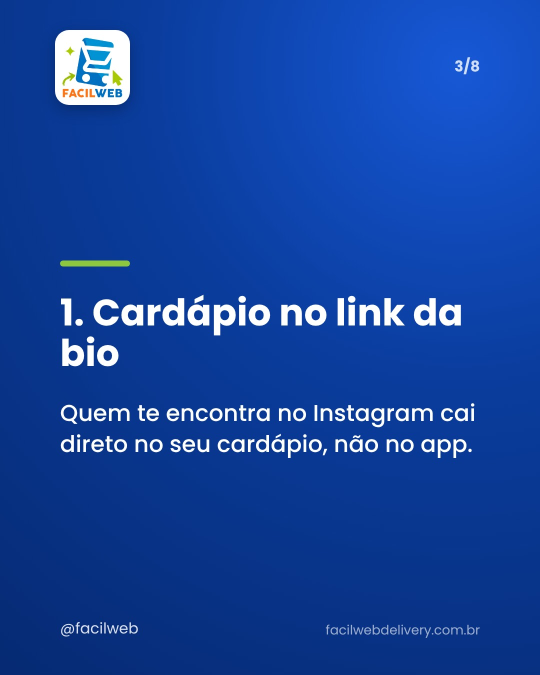
#> input picture 2026-10-29/carrossel-slide-03.jpg, 1080 x 1350 px, given in place of fundo2.png, which was not available (shown at 1/2 size)
$ python render.py ../../2026-10-29/carrossel-slide-03.jpg ../../2026-10-29/carrossel-slide-04.jpg ../../2026-10-29/carrossel-slide-04.jpg ../../2026-10-29/carrossel-slide-04.jpg ../../2026-10-29/carrossel-slide-04.jpg
#> lines starting #> are read from the running program, lines starting #| are printed output that depends on the picture; after the words box and inside, x2 and y2 are one past the last pixel; in counts of white or black regions, pixels touching at a corner belong together; pictures that were not available may be replaced by others from this repository, and a replacement may not be noted
### sistema/video-pos/edicao.py
"""Mapa da edição (compartilhado pelas duas opções): trechos do vídeo original e velocidades, saída 24 fps."""
FPS_SRC = 29.916666
FPS = 24
TEASER = (44.3, 46.1, 1.0)
SEGS = [  # (início, fim, velocidade, passo)
    (0.5, 7.5, 3.0, 1), (7.5, 19.0, 4.0, 2), (19.0, 30.0, 3.0, 3),
    (30.0, 40.0, 2.5, 4), (40.0, 44.3, 2.5, 5), (44.3, 46.1, 1.0, 5)]
FREEZE_TEASER, OUTRO = 0.4, 3.4

def frames_fonte():
    """Lista de índices de frame do original para cada frame de saída (teaser + principal)."""
    out = []
    def trecho(a, b, v):
        n = int(round((b - a) / v * FPS))
        return [min(int(round((a + k * v / FPS) * FPS_SRC)), 1379) for k in range(n)]
    t = trecho(*TEASER); out += t + [t[-1]] * int(FREEZE_TEASER * FPS)
    for a, b, v, _ in SEGS: out += trecho(a, b, v)
    return out

# [2 lines that do not run on import are left out]

### sistema/video-pos/render.py
"""Compositor quadro a quadro das duas opções do vídeo POS @facilweb (1080x1920, 24 fps).

Uso: python3 render.py 1|2 reels|stories saida.mp4 [--preview t1,t2,...]
"""
import math, os, subprocess, sys
import cv2, numpy as np
sys.path.insert(0, os.path.dirname(__file__))
from edicao import FPS, SEGS, TEASER, FREEZE_TEASER, OUTRO, frames_fonte

D = "/home/claude/video-pos"
C2 = f"{D}/camadas2"
W, H = 1080, 1920

# ---------------- utilidades ----------------
_cache = {}
# [21 lines left out: functions png, colar, not called in this run]

def ease_out(x): x = min(max(x, 0), 1); return 1 - (1 - x) ** 3
def ease_back(x, s=1.7):
    x = min(max(x, 0), 1); x -= 1; return x * x * ((s + 1) * x + s) + 1
def janela(t, a, d=0.25):  # 0..1 de entrada
    return min(max((t - a) / d, 0), 1)

def lut_grade():
    x = np.arange(256) / 255.0
    y = x + 0.20 * x * (1 - x) ** 3 * 4             # levanta sombras
    s = 0.5 - 0.5 * np.cos(np.pi * y); y = 0.7 * y + 0.3 * s  # contraste nos meios-tons
    return np.clip(y * 255, 0, 255).astype(np.uint8)
LUT = lut_grade()

_fr = {}
def quadro_sr(idx):
    """Frame da super-resolução (1440x2560) com correção de cor e sombras."""
    if idx not in _fr:
        if len(_fr) > 6: _fr.pop(next(iter(_fr)))
        p = f"{D}/sr/{idx:05d}.jpg"
        im = cv2.imread(p)
        if im is None:  # fallback (só para prévia): original ampliado
            cap = cv2.VideoCapture(f"{D}/in/original.mp4"); cap.set(cv2.CAP_PROP_POS_FRAMES, idx); _, im = cap.read()
            im = cv2.resize(im, (1440, 2560), interpolation=cv2.INTER_LANCZOS4)
        lab = cv2.cvtColor(im, cv2.COLOR_BGR2LAB)
        lab[:, :, 0] = cv2.LUT(lab[:, :, 0], LUT)
        im = cv2.cvtColor(lab, cv2.COLOR_LAB2BGR)
        hsv = cv2.cvtColor(im, cv2.COLOR_BGR2HSV).astype(np.float32)
        hsv[:, :, 1] = np.clip(hsv[:, :, 1] * 1.12, 0, 255)
        _fr[idx] = cv2.cvtColor(hsv.astype(np.uint8), cv2.COLOR_HSV2BGR)
    return _fr[idx]

# [6 lines left out: function zoom_crop, not called in this run]

def gradiente(h, de, ate, cor=(85, 29, 4)):
    a = np.linspace(de, ate, h)[:, None, None]
    return np.dstack([np.broadcast_to(np.array(cor, np.uint8), (h, W, 3)), np.broadcast_to((a * 255).astype(np.uint8), (h, W, 1))]).copy()

# ---------------- tempos ----------------
FONTE = frames_fonte()
N_PRINC = len(FONTE)
T0 = (int(round((TEASER[1] - TEASER[0]) * FPS)) + int(FREEZE_TEASER * FPS)) / FPS
def janelas_passos():
    js, t = [], T0
    for a, b, v, p in SEGS:
        d = int(round((b - a) / v * FPS)) / FPS
        if js and js[-1][0] == p: js[-1][2] = t + d
        else: js.append([p, t, t + d])
        t += d
    return js, t
PASSOS, TFIM = janelas_passos()
TOTAL = TFIM + OUTRO
N = int(round(TOTAL * FPS))

def snap(t, b):  # alinha ao tempo da música
    return round(t / b) * b

def idx_em(t):
    k = min(int(t * FPS), N_PRINC - 1)
    return FONTE[k]

# ---------------- opção 1: tela cheia + tipografia cinética ----------------
class Op1:
    BATIDA = 60 / 124
    # [70 lines left out: functions __init__, passo_em, quadro, not called in this run]

# ---------------- opção 2: vitrine com lupa e moedas 3D ----------------
class Op2:
    BATIDA = 60 / 100
    CW, CH, R = 760, 1351, 48
    LUPAS = [  # (passo, quando dentro do passo (0..1), tempo fonte, recorte x0,y0,x1,y1 no frame 1440x2560)
        (3, 0.40, 24.0, (330, 670, 1080, 1110), 1),
        (4, 0.45, 36.0, (160, 700, 830, 1340), 2),
        (5, 0.15, 45.0, (0, 330, 820, 900), 3)]
    def __init__(self, cta):
        self.cta = cta
        self.fundo = cv2.imread(f"{C2}/fundo2.png")[:H, :W]
#> self.fundo is the input picture: shape (1350, 1080, 3); mean B, G, R 158.8, 68.5, 21.4
        m = np.zeros((self.CH, self.CW), np.uint8)
        cv2.rectangle(m, (self.R, 0), (self.CW - self.R, self.CH), 255, -1); cv2.rectangle(m, (0, self.R), (self.CW, self.CH - self.R), 255, -1)
#> after `cv2.rectangle(m, (self.R, 0), (self.CW - self.R, self.CH), 255, -1)`:
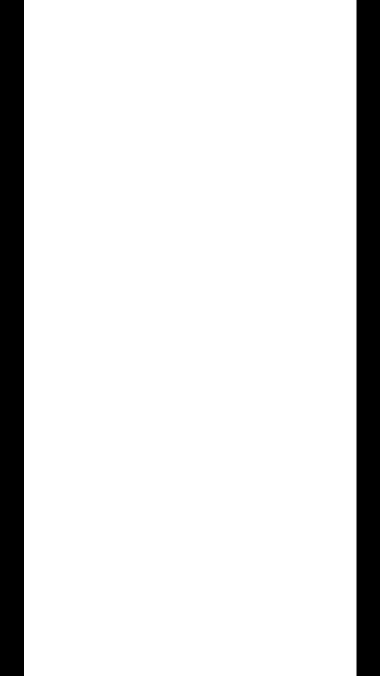
#> m: shape (1351, 760) (shown at 1/2 size); 87.5% white; 2 black regions, box (x1, y1, x2, y2) and area: (0, 0, 48, 1351) 64848, (713, 0, 760, 1351) 63497
#> after `cv2.rectangle(m, (0, self.R), (self.CW, self.CH - self.R), 255, -1)`: m: shape (1351, 760); 99.1% white; 4 black regions, box (x1, y1, x2, y2) and area: (0, 0, 48, 48) 2304, (713, 0, 760, 48) 2256, (0, 1304, 48, 1351) 2256, (713, 1304, 760, 1351) 2209
        for cx, cy in ((self.R, self.R), (self.CW - self.R, self.R), (self.R, self.CH - self.R), (self.CW - self.R, self.CH - self.R)):
            cv2.circle(m, (cx, cy), self.R, 255, -1, cv2.LINE_AA)
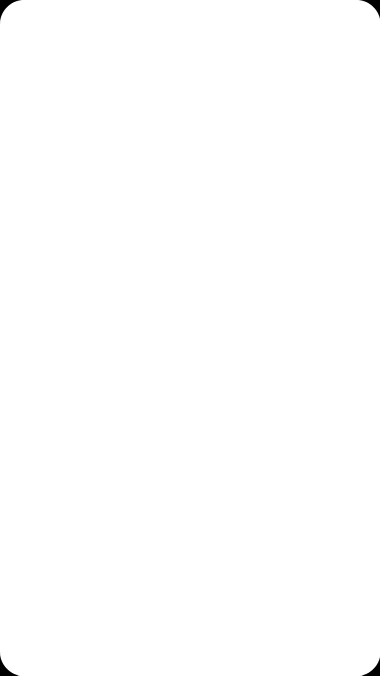
#> m: shape (1351, 760) (shown at 1/2 size); min 0, max 255, mean 254.5
        self.mask = cv2.GaussianBlur(m, (3, 3), 0)
        B = 10; mb = cv2.copyMakeBorder(m, B, B, B, B, cv2.BORDER_CONSTANT, 0)
        self.borda = cv2.dilate(mb, cv2.getStructuringElement(cv2.MORPH_ELLIPSE, (2 * B + 1, 2 * B + 1)))
        self.B = B
        sh = cv2.GaussianBlur(cv2.copyMakeBorder(self.borda, 80, 80, 80, 80, cv2.BORDER_CONSTANT, 0), (0, 0), 30)
        self.sombra = sh
        rng = np.random.default_rng(4)
        self.sprites = []
        for i in range(9):
            nome = f"sprites/{['moeda0','moeda1','moeda2','moeda3','esfera0','esfera1'][i % 6]}"
            self.sprites.append((nome, rng.uniform(40, 1040), rng.uniform(250, 1850), rng.uniform(0.35, 0.75), rng.uniform(0, 6), rng.uniform(0.5, 1.1)))
        self.frente = [("sprites/moeda0", 1010, 760, 0.75, 0.0), ("sprites/esfera1", 90, 640, 0.6, 1.3),
                       ("sprites/moeda1", 1000, 1560, 0.7, 2.1), ("sprites/esfera0", 120, 1700, 0.55, 3.0)]
        self.passos = [(p, snap(a, self.BATIDA / 2), b) for p, a, b in PASSOS]
        self.passos[0] = (1, T0, self.passos[0][2])
        self.lupas = []
        for p, q, ts, (x0, y0, x1, y1), k in self.LUPAS:
            _, a, b = self.passos[p - 1]
            im = quadro_sr(int(round(ts * 29.916666)) if os.path.exists(f"{D}/sr/{int(round(ts * 29.916666)):05d}.jpg") else self._perto(ts))[y0:y1, x0:x1]
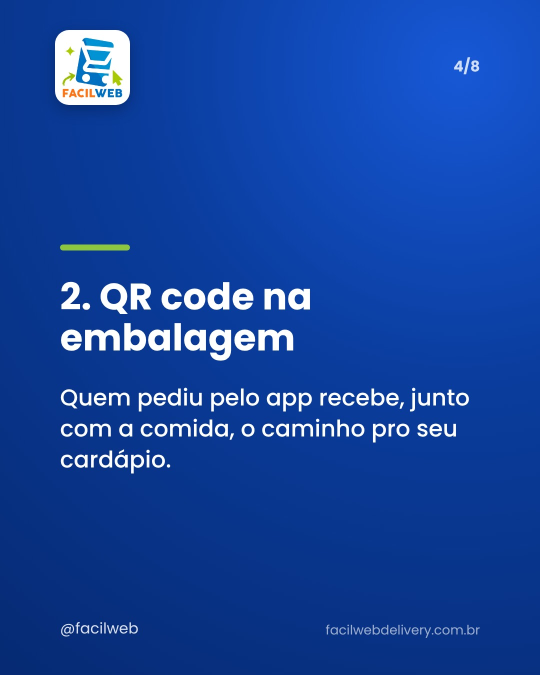
#> input picture 2026-10-29/carrossel-slide-04.jpg, 1080 x 1350 px, given in place of 00718.jpg, which was not available (shown at 1/2 size)
#> in quadro_sr, im is the input picture: shape (1350, 1080, 3); mean B, G, R 159.2, 69.1, 22
#> in quadro_sr, `lab = cv2.cvtColor(im, cv2.COLOR_BGR2LAB)`: lab: shape (1350, 1080, 3); mean of channels 0, 1, 2 81.2, 150.4, 75.2
#> in quadro_sr, `lab[:, :, 0] = cv2.LUT(lab[:, :, 0], LUT)`: lab: shape (1350, 1080, 3); mean of channels 0, 1, 2 95.7, 150.4, 75.2
#> in quadro_sr, `im = cv2.cvtColor(lab, cv2.COLOR_LAB2BGR)`:
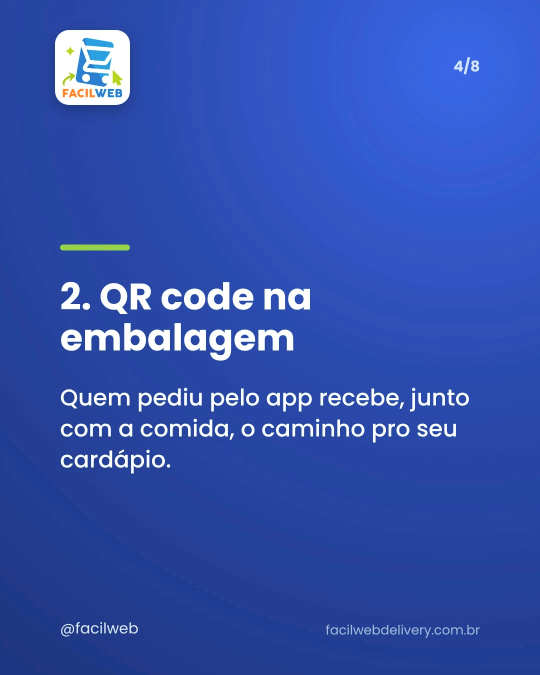
#> im: shape (1350, 1080, 3) (shown at 1/2 size); mean B, G, R 174.7, 82.1, 51.3
#> in quadro_sr, `hsv[:, :, 1] = np.clip(hsv[:, :, 1] * 1.12, 0, 255)`:
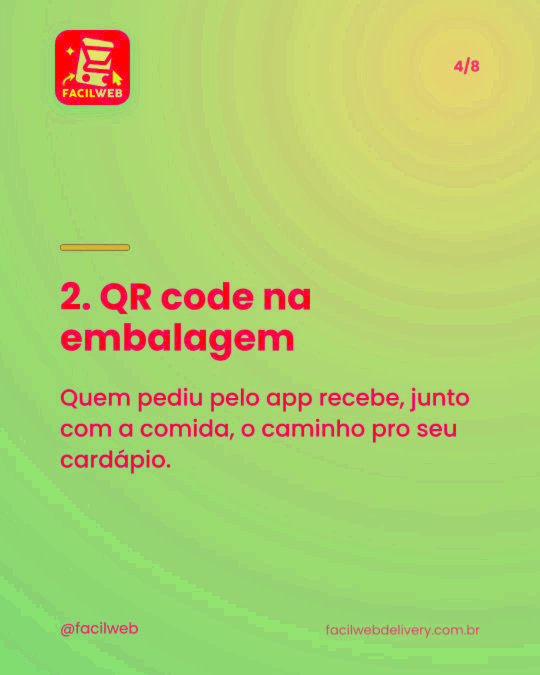
#> hsv: shape (1350, 1080, 3) float32 (shown at 1/2 size); mean B, G, R 109.9, 206.9, 175.1
#> im: shape (440, 750, 3)
            larg = 560; esc = larg / im.shape[1]
#> after `esc = larg / im.shape[1]`: esc = 0.747
            im = cv2.resize(im, None, fx=esc, fy=esc, interpolation=cv2.INTER_AREA)
#> im: shape (329, 560, 3)
            h, w = im.shape[:2]; b2 = 12
#> after `h, w = im.shape[:2]`: h = 329; w = 560
            card = np.full((h + 2 * b2, w + 2 * b2, 4), 255, np.uint8)
            card[b2:b2 + h, b2:b2 + w, :3] = im
            mm = np.zeros(card.shape[:2], np.uint8); r = 34
            cv2.rectangle(mm, (r, 0), (card.shape[1] - r, card.shape[0]), 255, -1); cv2.rectangle(mm, (0, r), (card.shape[1], card.shape[0] - r), 255, -1)
#> after `cv2.rectangle(mm, (r, 0), (card.shape[1] - r, card.shape[0]), 255, -1)`: mm: shape (353, 584); 88.5% white; 2 black regions, box (x1, y1, x2, y2) and area: (0, 0, 34, 353) 12002, (551, 0, 584, 353) 11649
#> after `cv2.rectangle(mm, (0, r), (card.shape[1], card.shape[0] - r), 255, -1)`: mm: shape (353, 584); 97.8% white; 4 black regions, box (x1, y1, x2, y2) and area: (0, 0, 34, 34) 1156, (551, 0, 584, 34) 1122, (0, 320, 34, 353) 1122, (551, 320, 584, 353) 1089
            for cx, cy in ((r, r), (card.shape[1] - r, r), (r, card.shape[0] - r), (card.shape[1] - r, card.shape[0] - r)): cv2.circle(mm, (cx, cy), r, 255, -1, cv2.LINE_AA)
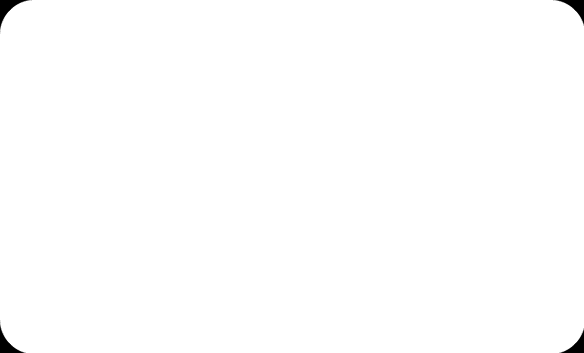
#> mm: shape (353, 584); min 0, max 255, mean 253.9
            card[:, :, 3] = mm
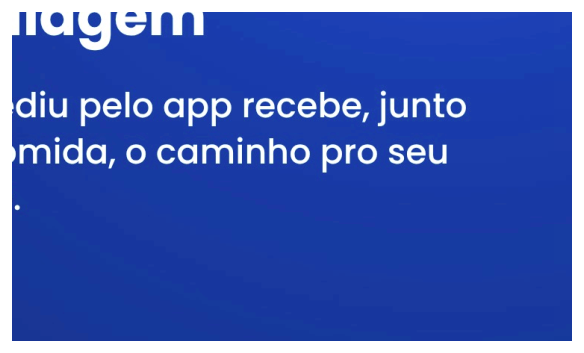
#> card: shape (353, 584, 4); mean of channels 0, 1, 2, 3 178.1, 89.1, 60.5, 253.9; drawn as B, G, R
            ini = a + q * (b - a)
            self.lupas.append((card, ini, min(ini + 1.9, b + 0.2), k))

    def _perto(self, ts):
        alvo = ts * 29.916666
        return min(set(FONTE), key=lambda i: abs(i - alvo))

    # [84 lines left out: functions cartao, girar, passo_em, quadro, not called in this run]


if __name__ == "__main__":
    op, fmt, saida = sys.argv[1], sys.argv[2], sys.argv[3]
    cta = {"reels": "cta_reels", "stories": "cta_stories"}.get(fmt)  # "limpo" = sem chamada no final
#> (the run stopped early here; a loop or call above may not have finished)
